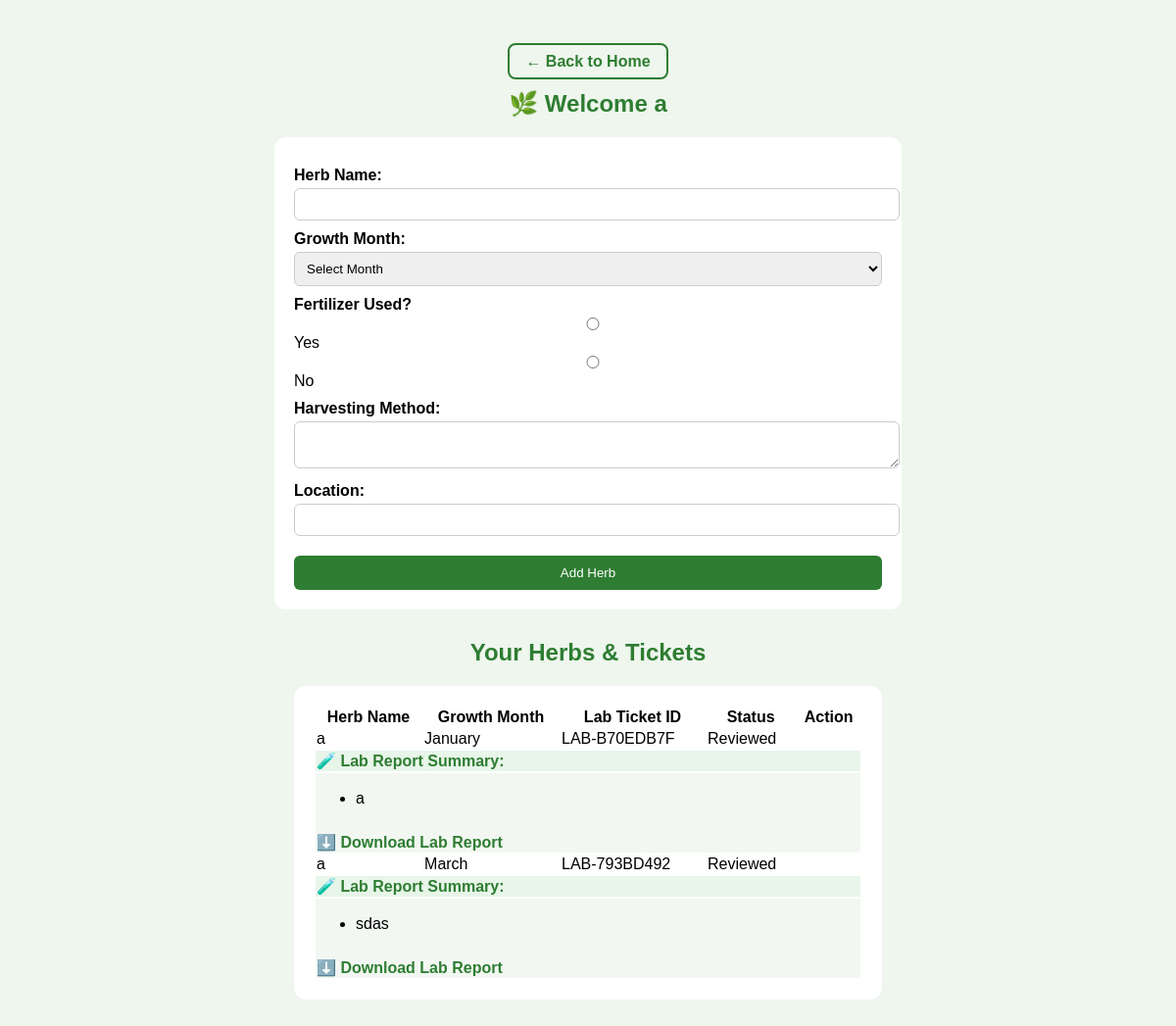
/dashboard (signed in), run on the app's committed database.
### app.py (models this page shows)
class Farmer(db.Model):
    id = db.Column(db.Integer, primary_key=True)
    name = db.Column(db.String(100))
    phone = db.Column(db.String(20), unique=True)
    password = db.Column(db.String(200))

class HerbData(db.Model):
    id = db.Column(db.Integer, primary_key=True)
    farmer_id = db.Column(db.Integer, db.ForeignKey('farmer.id'), nullable=False)
    herb_name = db.Column(db.String(100), nullable=False)
    growth_month = db.Column(db.String(50), nullable=False)
    fertilizer_used = db.Column(db.Boolean, nullable=False)
    fertilizer_details = db.Column(db.String(200), nullable=True)
    harvesting_method = db.Column(db.String(200), nullable=False)
    location = db.Column(db.String(300), nullable=False)
    latitude = db.Column(db.Float, nullable=True)
    longitude = db.Column(db.Float, nullable=True)
    farmer = db.relationship('Farmer', backref='herbs')
    lab_ticket = db.relationship('LabTicket', backref='herb', uselist=False)

class LabTicket(db.Model):
    id = db.Column(db.Integer, primary_key=True)
    ticket_id = db.Column(db.String(50), unique=True)
    herb_id = db.Column(db.Integer, db.ForeignKey('herb_data.id'))
    farmer_id = db.Column(db.Integer, db.ForeignKey('farmer.id'))
    farmer_report = db.Column(db.Text)
    manufacturer_report = db.Column(db.Text)
    final_product_data = db.Column(db.Text)
    qr_code_data = db.Column(db.Text)  # base64 PNG image
    manufacturer_finalized = db.Column(db.Boolean, default=False)
    status = db.Column(db.String(50), default='Pending Review')
    map_link = db.Column(db.String(300))           # farm location map link
    lab_report = db.Column(db.Text)
    lab_name = db.Column(db.String(100))
    lab_location = db.Column(db.String(200))
    lab_map_link = db.Column(db.String(300))       # lab map link
    raw_material_verification = db.Column(db.Text)
    processing_method = db.Column(db.Text)
    quality_checks = db.Column(db.Text)
    packaging_details = db.Column(db.Text)
    storage_conditions = db.Column(db.Text)
    batch_number = db.Column(db.String(100))
    certification_info = db.Column(db.Text)
    manufacturer_notes = db.Column(db.Text)
    farmer = db.relationship('Farmer', backref='tickets')

### app.py (the view, shortened to what this page needs)
@app.route('/dashboard', methods=["GET", "POST"])
def farmer_dashboard():
    if 'farmer_id' not in session:
        return redirect(url_for('login_farmer'))
    farmer = db.session.get(Farmer, session['farmer_id'])
    herbs = HerbData.query.filter_by(farmer_id=farmer.id).options(joinedload(HerbData.lab_ticket)).all()
    for herb in herbs:
        if herb.lab_ticket and herb.lab_ticket.farmer_report:
            try:
                herb.lab_ticket.farmer_report_decoded = json.loads(herb.lab_ticket.farmer_report)
            except:
                herb.lab_ticket.farmer_report_decoded = []
        else:
            herb.lab_ticket.farmer_report_decoded = []
    return render_template('farmer_dashboard.html', farmer=farmer, herbs=herbs)

### app.py (called while the page is built)
@app.before_request
def create_db():
    db.create_all()

### templates/farmer_dashboard.html (shortened to what this page needs)
<!DOCTYPE html>
<html>
<head>
</head>
<body>
    <p style="text-align: center; margin-bottom: 20px;">
  <a href="{{ url_for('home') }}" style="color: #2e7d32; font-weight: 600; text-decoration: none; border: 2px solid #2e7d32; padding: 8px 16px; border-radius: 8px; transition: background-color 0.3s;">
    ← Back to Home
  </a>
</p>
    <h2>🌿 Welcome {{ farmer.name }}</h2>
    <form method="POST">
        <label>Herb Name:</label>
        <input type="text" name="herb_name" required>
        <label>Growth Month:</label>
        <select name="growth_month" required>
            <option value="">Select Month</option>
        </select>
        <label>Fertilizer Used?</label>
        <input type="radio" name="fertilizer_used" value="yes" onchange="toggleFertilizerBox()"> Yes
        <input type="radio" name="fertilizer_used" value="no" onchange="toggleFertilizerBox()"> No
        <label>Harvesting Method:</label>
        <textarea name="harvesting_method" required></textarea>
        <label>Location:</label>
        <input type="text" id="location" name="location" required>
        <button type="submit">Add Herb</button>
    </form>
    <h2>Your Herbs & Tickets</h2>
    <table>
        <tr>
            <th>Herb Name</th>
            <th>Growth Month</th>
            <th>Lab Ticket ID</th>
            <th>Status</th>
            <th>Action</th>
        </tr>
        {% for herb in herbs %}
        <tr>
            <td>{{ herb.herb_name }}</td>
            <td>{{ herb.growth_month }}</td>
            {% if herb.lab_ticket %}
            <td>{{ herb.lab_ticket.ticket_id }}</td>
            <td>{{ herb.lab_ticket.status }}</td>
            {% else %}
            <td>-</td>
            <td>-</td>
            <td>-</td>
            {% endif %}
        </tr>
        {% if herb.lab_ticket and herb.lab_ticket.status == "Reviewed" and herb.lab_ticket.farmer_report_decoded %}
        <tr>
            <td colspan="5" style="background:#e8f5e9; color:#2e7d32; font-weight:600;">
                🧪 Lab Report Summary:
            </td>
        </tr>
        <tr>
            <td colspan="5" style="background:#f2f7f2;">
                <ul>
                    {% for report in herb.lab_ticket.farmer_report_decoded %}
                    <li>{{ report }}</li>
                    {% endfor %}
                </ul>
                <a class="download-link" href="{{ url_for('download_report', ticket_id=herb.lab_ticket.ticket_id) }}">
                    ⬇️ Download Lab Report
                </a>
            </td>
        </tr>
        {% endif %}
        {% endfor %}
    </table>
</body>
</html>

### templates/farmer_dashboard.html (style rules this page uses)
body { font-family: 'Poppins', sans-serif; background: #eef6ed; padding: 30px; }
form, table { background: #fff; padding: 20px; border-radius: 12px; margin: auto; width: 600px; margin-bottom: 30px; }
h2 { text-align: center; color: #2e7d32; }
label { display: block; margin-top: 10px; font-weight: 600; }
input, select, textarea { width: 100%; padding: 8px; margin-top: 4px; border-radius: 6px; border: 1px solid #ccc; }
button { margin-top: 20px; width: 100%; background: #2e7d32; color: white; padding: 10px; border: none; border-radius: 6px; }
a.download-link { font-weight: 600; color: #2e7d32; text-decoration: none; margin-top: 10px; display: inline-block; }

### data on the page
Farmer: name "a"
HerbData: herb_name "a", growth_month "January", lab_ticket.ticket_id "LAB-B70EDB7F", lab_ticket.status "Reviewed", farmer_report_decoded "a"
HerbData: herb_name "a", growth_month "March", lab_ticket.ticket_id "LAB-793BD492", lab_ticket.status "Reviewed", farmer_report_decoded "sdas"
